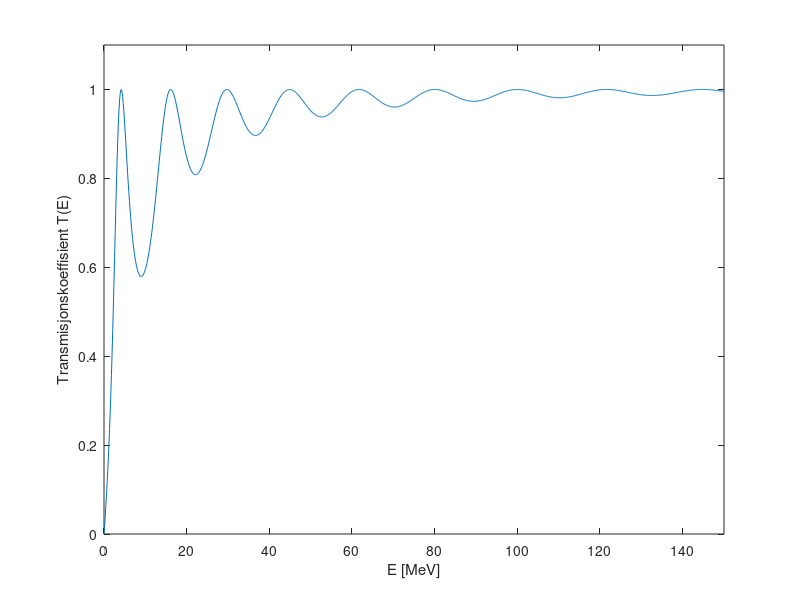

Source code (MATLAB):
V0 = 35.0;              % [MeV]
R = 8.0;                % [fm]
m = 939.6;              %/c^2 [MeV]
hbarc = 1240/(2*pi);    % [fm MeV]

E = linspace(0, 150, 1000); % [MeV] 

T = 1./(1+(V0^2./(4.*E.*(E+V0))).*(sin((2*R/hbarc)*sqrt(2*m.*(E+V0)))).^2);
    % ingen benevning (sannsynlighet for transmisjon)

plot(E, T)
xlabel('E [MeV]')
ylabel('Transmisjonskoeffisient T(E)')
axis([0 150 0 1.1])